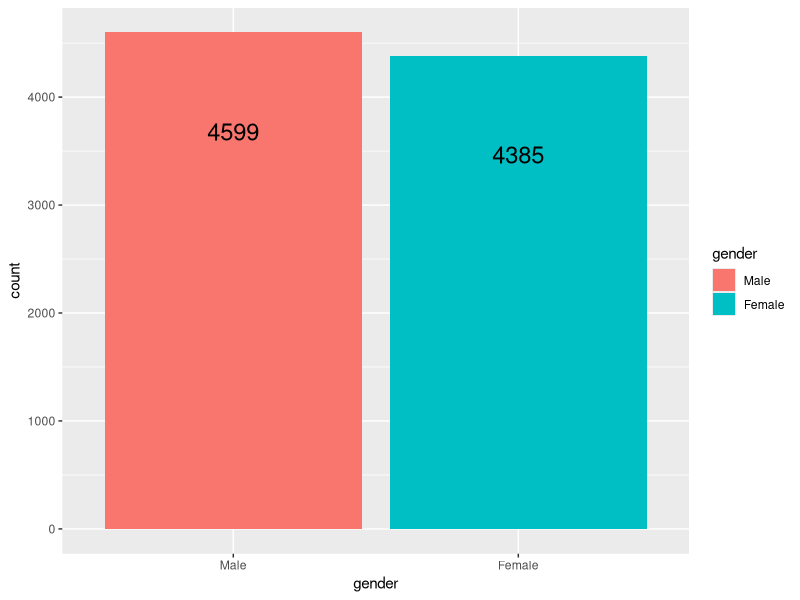
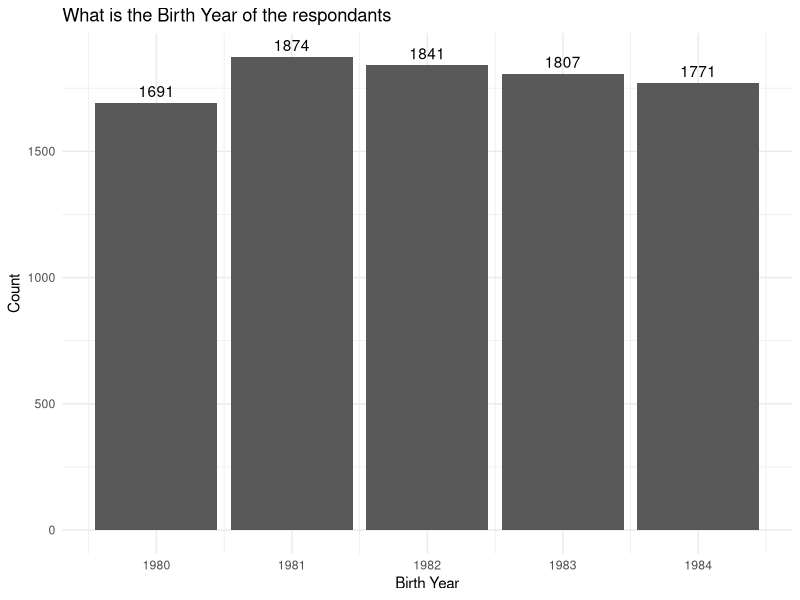
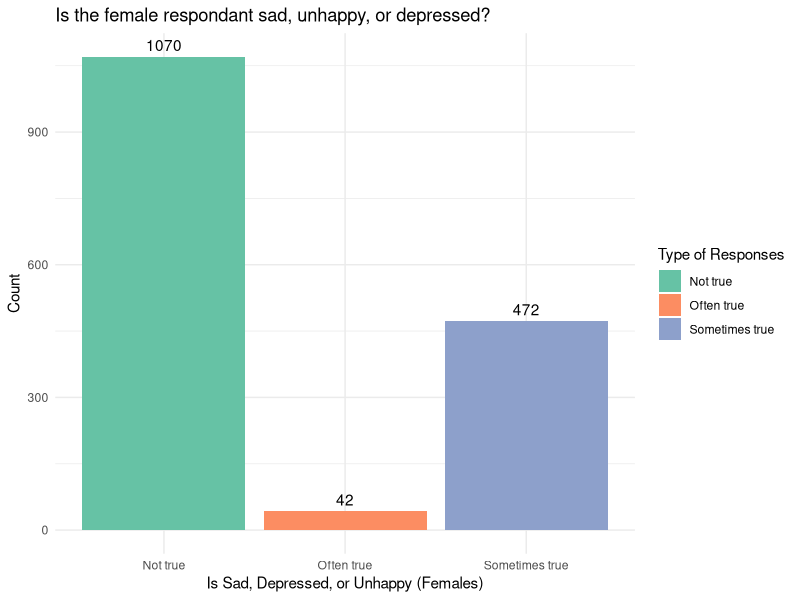
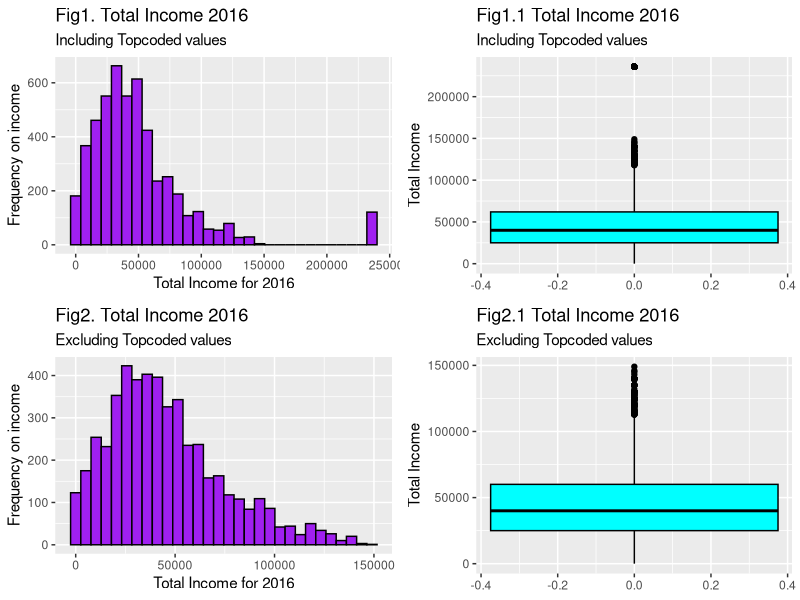
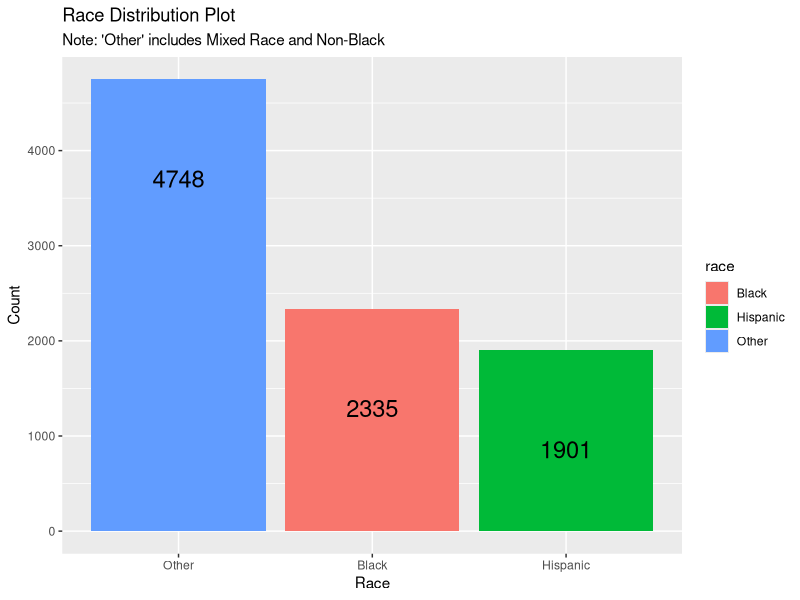
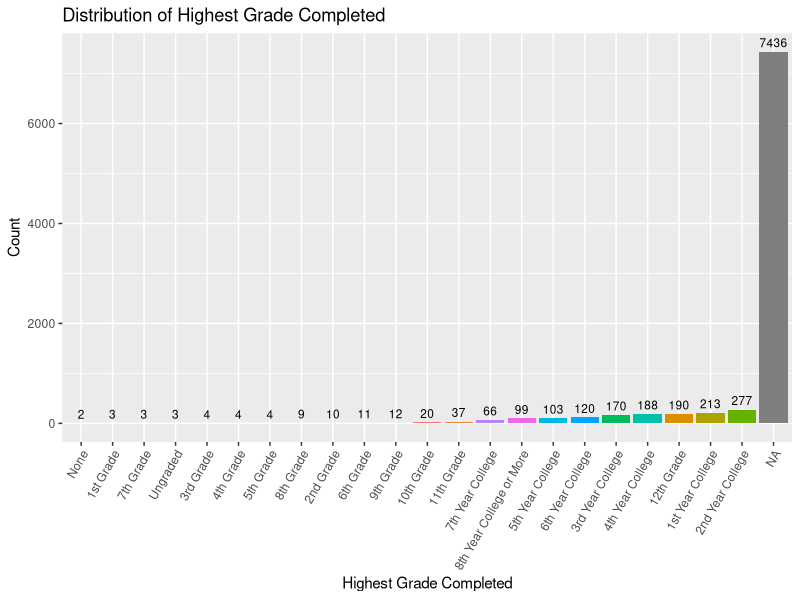
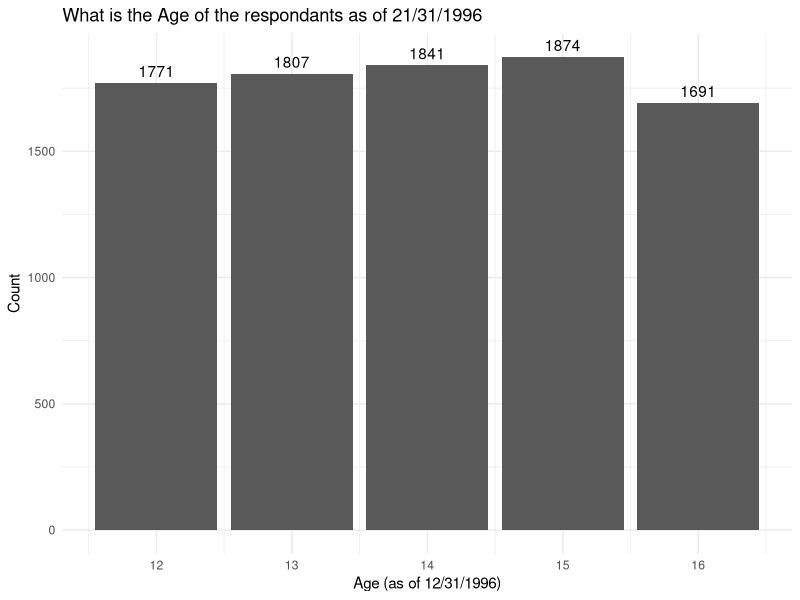
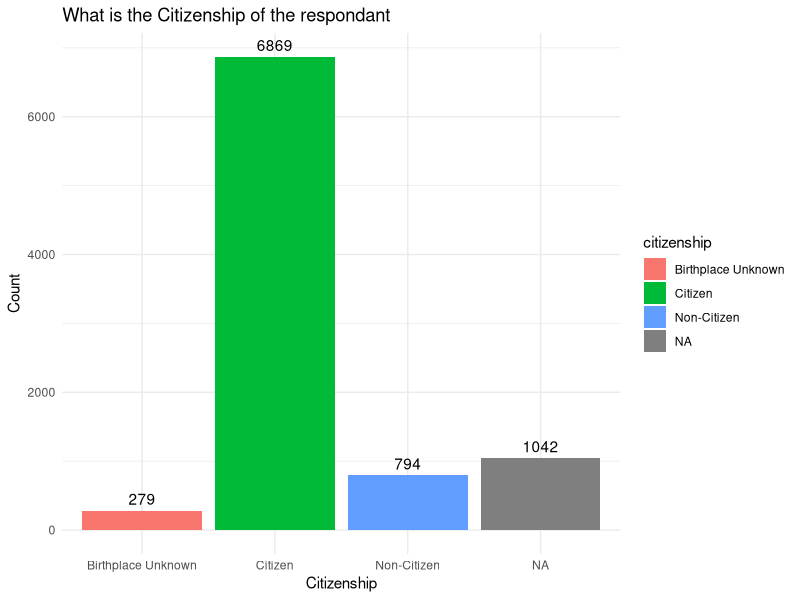

R code for these plots, in order:
## ---- chunk 1
# We will require the tidyverse library, ISLR2 library and the dplyr library
# The following loads the library for our use
library(tidyverse)
library(knitr)
library(ggplot2)
library(gridExtra)
## ---- chunk 2
# Import data file for nlsy97
nlsy <- read_csv("nlsy97.csv")
## ---- chunk 3
# Looking at the data
glimpse(nlsy)
## ---- chunk 4
# Change column names to meaningful
colnames(nlsy)[colnames(nlsy) == "R0536300"] <- "gender"
colnames(nlsy)[colnames(nlsy) == "R0536402"] <- "birth_year"
colnames(nlsy)[colnames(nlsy) == "R0690800"] <- "is_sad_depressed_unhappy_f"
colnames(nlsy)[colnames(nlsy) == "R1201400"] <- "current_enrollment_status"
colnames(nlsy)[colnames(nlsy) == "U2857200"] <- "total_income_2016"
colnames(nlsy)[colnames(nlsy) == "R1482600"] <- "race"
colnames(nlsy)[colnames(nlsy) == "T6767000"] <- "highest_grade_completed"
colnames(nlsy)[colnames(nlsy) == "R1194000"] <- "age_1996"
colnames(nlsy)[colnames(nlsy) == "R1201300"] <- "citizenship"
colnames(nlsy)[colnames(nlsy) == "R0358900"] <- "used_marijuana"
colnames(nlsy)[colnames(nlsy) == "T7731100"] <- "industry_code"
colnames(nlsy)[colnames(nlsy) == "U1852400"] <- "marital_status"
colnames(nlsy)[colnames(nlsy) == "E8043100"] <- "total_num_incarcerations"
colnames(nlsy)[colnames(nlsy) == "T6650100"] <- "college_type"
colnames(nlsy)[colnames(nlsy) == "S0920700"] <- "trustful_or_not"
## ---- chunk 5
# Creating a df with renamed columns
nlsy_df <- nlsy[, c(
  "gender",
  "birth_year",
  "is_sad_depressed_unhappy_f",
  "current_enrollment_status",
  "total_income_2016",
  "race",
  "highest_grade_completed",
  "age_1996",
  "citizenship",
  "used_marijuana",
  "industry_code",
  "marital_status",
  "total_num_incarcerations",
  "college_type",
  "trustful_or_not"
)]
## ---- chunk 6
# Check the unique values and if any missing values are present
unique(nlsy_df$gender)
table(nlsy_df$gender, useNA = "ifany")
## ---- chunk 7
# Convert gender to a factor with Male and Female labels
nlsy_df <- nlsy_df %>%
  mutate(gender = factor(gender,
    levels = c(1, 2),
    labels = c("Male", "Female")
  ))
## ---- chunk 8
# Verify the count of Male and Female in the data
nlsy_df %>%
  count(gender, sort = TRUE) %>%
  rename(count = n)
## ---- chunk 9
# Gender Summary
ggplot(nlsy_df, aes(x = gender, fill = gender)) +
  geom_bar() +
  geom_text(aes(label = ..count..), stat = "count", vjust = 6, size = 6)
labs(title = "Gender Distribution Plot", x = "Gender", y = "Count")
## ---- chunk 10
# Checking if birth_year column requires cleaning | unique values: 1983 1984 1980 1981 1982
# This variable birth_year does not contain any negative values and hence no cleaning is required for it. We have summarized the variable which tells minimum value expected is 1980, 1st quartile is 1981, median is 1982, 3rd quartile is 1983 and max is 1984.
sort(unique(nlsy_df$birth_year))
summary(nlsy_df$birth_year)
## ---- chunk 11
# This will give us an idea pf count of responses for each type for Birth year.
# The tibble is 5x2 which shows the range of birth year in the survey responses and count of respondants having those birth year, like there are 1874 people having 1981 as the birth year, 1841 people having 1982 as the birth year, 1807 responses for 1983 birth year, 1771 responses for 1984 birth year, and 1691 responses for 1980 birth year.
nlsy_df %>%
  count(birth_year, sort = TRUE) %>%
  rename(count = n)
## ---- chunk 12
# Plotting birth year and its concentration
ggplot(data = nlsy_df, aes(x = birth_year, fill = birth_year)) +
  geom_bar() +
  geom_text(stat = "count", aes(label = ..count..), vjust = -0.5) +
  labs(
    title = "What is the Birth Year of the respondants",
    x = "Birth Year", y = "Count",
  ) +
  scale_fill_brewer(palette = "Set2", name = "birthyear") +
  theme_minimal()
## ---- chunk 13
# Replace -3, -4, and -5 with NA in the is_sad_depressed_unhappy_f column
# is_sad_depressed_unhappy_f is a primary variable captured in survey year 1997 to see how respondents respond to the question if they are sad, unhappy, or depressed. This variable has 1070 responses for 0 which signifies 'Not true', 472 responses for 1 which signifies 'Sometimes true', and 42 responses for which signifies 'Often true'. Out of total 8984, there are 1584 valid responses and some have negative values like -1(2),-2(2),-4 (7396),-5 which signify refusal, don't know, valid skip, non-interview, respectively. Here we are replacing -3,-4,-5 with NA and then filtering nlsy_df with all NA for this variable. This means that 7400/8984 data is NA which constitutes a huge portion of data and may introduce biases.

nlsy_df <- nlsy_df %>%
  mutate(
    is_sad_depressed_unhappy_f = ifelse(is_sad_depressed_unhappy_f %in% c(-1, -2, -3, -4, -5), NA, is_sad_depressed_unhappy_f)
  )

# Verify the changes
table(nlsy_df$is_sad_depressed_unhappy_f, useNA = "always")

# Omit rows where is_sad_depressed_unhappy_f is NA
# nlsy_df <- nlsy_df %>%
#  filter(!is.na(is_sad_depressed_unhappy_f))
sort(unique(nlsy_df$is_sad_depressed_unhappy_f))

glimpse(nlsy_df)
## ---- chunk 14
# This question 'Is the respondant sad, unhappy, or depressed?' shows a tibble 4x2 where we have marked 0 as Not true, 1 as Sometimes true, 2 as Often true, and for all negative values we have used NA. The table below shows the count of each kind of responses.
nlsy_df <- nlsy_df %>%
  mutate(is_sad_depressed_unhappy_f = case_when(
    is_sad_depressed_unhappy_f == 0 ~ "Not true",
    is_sad_depressed_unhappy_f == 1 ~ "Sometimes true",
    is_sad_depressed_unhappy_f == 2 ~ "Often true",
    is_sad_depressed_unhappy_f < -2 ~ NA_character_
  ))
## ---- chunk 15
# This will give us an idea pf count of responses for each type of responses.
nlsy_df %>%
  count(is_sad_depressed_unhappy_f, sort = TRUE) %>%
  rename(count = n)
## ---- chunk 16
# Omit rows where is_sad_depressed_unhappy_f is NA
Is_Sad_plot_df <- nlsy_df %>%
  filter(!is.na(is_sad_depressed_unhappy_f))
# Plotting is_sad_depressed_unhappy_f and count
ggplot(data = Is_Sad_plot_df, aes(x = is_sad_depressed_unhappy_f, fill = is_sad_depressed_unhappy_f)) +
  geom_bar() +
  geom_text(stat = "count", aes(label = ..count..), vjust = -0.5) +
  labs(
    title = "Is the female respondant sad, unhappy, or depressed?",
    x = "Is Sad, Depressed, or Unhappy (Females)", y = "Count",
  ) +
  scale_fill_brewer(palette = "Set2", name = "Type of Responses") +
  theme_minimal()
## ---- chunk 17
# Check for unique values and if any missing values are present
unique(nlsy_df$current_enrollment_status)
table(nlsy_df$current_enrollment_status, useNA = "ifany")
## ---- chunk 18
# Changing factor levels for current_enrollment_status into labels
nlsy_df <- nlsy_df %>%
  mutate(current_enrollment_status = case_when(
    current_enrollment_status == 1 ~ "Not enrolled, no high school degree, no GED",
    current_enrollment_status == 2 ~ "Not enrolled, GED",
    current_enrollment_status == 3 ~ "Not enrolled, high school degree",
    current_enrollment_status == 4 ~ "Not enrolled, some college",
    current_enrollment_status == 5 ~ "Not enrolled, 2-year college graduate",
    current_enrollment_status == 6 ~ "Not enrolled, 4-year college graduate",
    current_enrollment_status == 7 ~ "Not enrolled, graduate degree",
    current_enrollment_status == 8 ~ "Enrolled in grades 1-12, not a high school graduate",
    current_enrollment_status == 9 ~ "Enrolled in a 2-year college",
    current_enrollment_status == 10 ~ "Enrolled in a 4-year college",
    current_enrollment_status == 11 ~ "Enrolled in a graduate program",
    current_enrollment_status < 0 ~ NA_character_
  ))
## ---- chunk 19
# Verify the count of different enrollment statuses
nlsy_df %>%
  count(current_enrollment_status, sort = TRUE) %>%
  rename(count = n)
## ---- chunk 20
# Check the data
unique(nlsy_df$total_income_2016)
## ---- chunk 21
# Handle negative values and replace with NA
nlsy_df <- nlsy_df %>%
  mutate(total_income_2016 = ifelse(total_income_2016 < 0, NA, total_income_2016))
## ---- chunk 22
# Summarize the total_income_2016 column
summary(nlsy_df$total_income_2016)

# Count the number of missing values
sum(is.na(nlsy_df$total_income_2016))

# Calculate the percentage of missing values
sum(is.na(nlsy_df$total_income_2016)) / nrow(nlsy_df) * 100
## ---- chunk 23
# Number of Topcoded values(repondents with higher income)
topcoded <- with(nlsy_df, sum(total_income_2016 == max(total_income_2016, na.rm = TRUE), na.rm = TRUE))
topcoded
## ---- chunk 24
# Summarize the total_income_2016 column excluding topcoded values and removing NA rows
nlsy_no_topcoded <- nlsy_df %>%
  filter(total_income_2016 != max(total_income_2016, na.rm = TRUE))
summary(nlsy_no_topcoded$total_income_2016)
## ---- chunk 25
# Visualizing income distribution histogram including the topcoded values
plot1 <- ggplot(nlsy_df, aes(x = total_income_2016)) +
  geom_histogram(bins = 30, fill = "purple", color = "black", na.rm = TRUE) +
  labs(
    title = "Fig1. Total Income 2016",
    subtitle = "Including Topcoded values",
    x = "Total Income for 2016",
    y = "Frequency on income"
  )

# Visualizing income distribution boxplot  including the topcoded values
plot2 <- ggplot(nlsy_df, aes(y = total_income_2016)) +
  geom_boxplot(fill = "cyan", color = "black", na.rm = TRUE) +
  labs(
    title = "Fig1.1 Total Income 2016",
    subtitle = "Including Topcoded values",
    y = "Total Income"
  )

# Visualizing income distribution histogram excluding the topcoded values
nlsy_no_topcoded <- nlsy_df %>%
  filter(total_income_2016 != max(total_income_2016, na.rm = TRUE))

plot3 <- ggplot(nlsy_no_topcoded, aes(x = total_income_2016)) +
  geom_histogram(bins = 30, fill = "purple", color = "black", na.rm = TRUE) +
  labs(
    title = "Fig2. Total Income 2016",
    subtitle = "Excluding Topcoded values",
    x = "Total Income for 2016",
    y = "Frequency on income"
  )

# Visualizing income distribution boxplot excluding the topcoded values
plot4 <- ggplot(nlsy_no_topcoded, aes(y = total_income_2016)) +
  geom_boxplot(fill = "cyan", color = "black", na.rm = TRUE) +
  labs(
    title = "Fig2.1 Total Income 2016",
    subtitle = "Excluding Topcoded values",
    y = "Total Income"
  )

grid.arrange(plot1, plot2, plot3, plot4, ncol = 2)
## ---- chunk 26
# Check for unique values and if any missing values are present
unique(nlsy_df$race)
table(nlsy_df$race, useNA = "ifany")
## ---- chunk 27
# Recode race values into descriptive labels
nlsy_df <- nlsy_df %>%
  mutate(race = case_when(
    race == 1 ~ "Black",
    race == 2 ~ "Hispanic",
    race %in% c(3, 4) ~ "Other" # Combine "Mixed Race" and "Non-Black" into "Other"
  )) %>%
  mutate(race = factor(race, levels = c("Black", "Hispanic", "Other")))
## ---- chunk 28
# Count the number of respondents in each race group
nlsy_df %>%
  count(race, sort = TRUE) %>%
  rename(count = n)
## ---- chunk 29
# Race Summary
ggplot(nlsy_df, aes(x = reorder(race, -table(race)[race]), fill = race)) +
  geom_bar() +
  geom_text(aes(label = ..count..), stat = "count", vjust = 6, size = 6) +
  labs(
    title = "Race Distribution Plot", x = "Race", y = "Count",
    subtitle = "Note: 'Other' includes Mixed Race and Non-Black"
  )
## ---- chunk 30
# Check for unique values and if any missing values are present
unique(nlsy$highest_grade_completed)
table(nlsy$highest_grade_completed, useNA = "ifany")
## ---- chunk 31
# Replace negative values with NA
nlsy <- nlsy %>%
  mutate(highest_grade_completed = ifelse(highest_grade_completed < 0, NA, highest_grade_completed))
## ---- chunk 32
# Recode highest grade completed into descriptive labels
nlsy <- nlsy %>%
  mutate(highest_grade_completed = case_when(
    highest_grade_completed == 0 ~ "None",
    highest_grade_completed == 1 ~ "1st Grade",
    highest_grade_completed == 2 ~ "2nd Grade",
    highest_grade_completed == 3 ~ "3rd Grade",
    highest_grade_completed == 4 ~ "4th Grade",
    highest_grade_completed == 5 ~ "5th Grade",
    highest_grade_completed == 6 ~ "6th Grade",
    highest_grade_completed == 7 ~ "7th Grade",
    highest_grade_completed == 8 ~ "8th Grade",
    highest_grade_completed == 9 ~ "9th Grade",
    highest_grade_completed == 10 ~ "10th Grade",
    highest_grade_completed == 11 ~ "11th Grade",
    highest_grade_completed == 12 ~ "12th Grade",
    highest_grade_completed == 13 ~ "1st Year College",
    highest_grade_completed == 14 ~ "2nd Year College",
    highest_grade_completed == 15 ~ "3rd Year College",
    highest_grade_completed == 16 ~ "4th Year College",
    highest_grade_completed == 17 ~ "5th Year College",
    highest_grade_completed == 18 ~ "6th Year College",
    highest_grade_completed == 19 ~ "7th Year College",
    highest_grade_completed == 20 ~ "8th Year College or More",
    highest_grade_completed == 95 ~ "Ungraded",
    highest_grade_completed < 0 ~ NA_character_
  ))
## ---- chunk 33
# Verify the count of different grades
nlsy %>%
  count(highest_grade_completed, sort = TRUE) %>%
  rename(count = n)
## ---- chunk 34
# Create the plot with proper count calculation
ggplot(nlsy, aes(x = reorder(highest_grade_completed, table(highest_grade_completed)[highest_grade_completed]), fill = highest_grade_completed)) +
  geom_bar(stat = "count", show.legend = FALSE) +
  geom_text(stat = "count", aes(label = ..count..), vjust = -0.5, size = 3) +
  labs(title = "Distribution of Highest Grade Completed", x = "Highest Grade Completed", y = "Count") +
  theme(axis.text.x = element_text(angle = 60, vjust = 1, hjust = 1))
## ---- chunk 35
# Checking if Age as of 1996 december 31st needs cleaning | unique values: 13 12 16 15 14
# The variable Age shows the minimum expected value in survey response is 12, 1st quartile is 13, median is 14, mean is 13.99, 3rd quartile is 15, and max is 16. This variable does not have any missing values and hence no cleaning is required.
unique(nlsy_df$age_1996)
summary(nlsy_df$age_1996)
## ---- chunk 36
# The tabular form of data displayed below shows the age and number of people having that age.
nlsy_df %>%
  count(age_1996, sort = TRUE) %>%
  rename(count = n)
## ---- chunk 37
# Plotting age and its concentration
ggplot(data = nlsy_df, aes(x = age_1996, fill = age_1996)) +
  geom_bar() +
  geom_text(stat = "count", aes(label = ..count..), vjust = -0.5) +
  labs(
    title = "What is the Age of the respondants as of 21/31/1996",
    x = "Age (as of 12/31/1996)", y = "Count",
  ) +
  theme_minimal()
## ---- chunk 38
# Checking if Citizenship requires cleaning | unique values:  1 3 2 -4
# Citizenship is a variable have 1,2,3 as response in the survey and -4, a negative value indicating Valid Skip. We will be cleaning this variable to replace -4 in the data with NA. Furthermore, summarizing this variable we get min value as -4 ( which will be treated later), 1st quartile is 1, median is 1, mean is 0.6279, 3rd quartile is 1, and max is 3.
unique(nlsy_df$citizenship)
summary(nlsy_df$citizenship)
## ---- chunk 39
# The tabular form of data displayed below shows the age and number of people having that age.
# Here we see that there is a significant number of responses with negative value in our data set for Citizenship variable. If we change -4 to NA, then 1042 data will be omitted when we plot it which might introduce biases in the data and the output might not be accurate.
nlsy_df %>%
  count(citizenship, sort = TRUE) %>%
  rename(count = n)
## ---- chunk 40
# Replace -4 with NA in the Citizenship column
nlsy_df <- nlsy_df %>%
  mutate(
    citizenship = ifelse(citizenship %in% c(-4), NA, citizenship)
  )

# Verify the changes
table(nlsy_df$citizenship, useNA = "always")
## ---- chunk 41
# For this question 'What is the citizenship', we have marked 1 as Citizen, born in the U.S., 2 as Unknown, not born in U.S., 3 as Unknown, not born in U.S., and for all negative values we have used NA. The table below shows the count of each kind of responses.
nlsy_df <- nlsy_df %>%
  mutate(citizenship = case_when(
    citizenship == 1 ~ "Citizen",
    citizenship == 2 ~ "Birthplace Unknown",
    citizenship == 3 ~ "Non-Citizen",
    citizenship < 1 ~ NA_character_
  ))
## ---- chunk 42
# Upon mutating values for citizenship to make it categorical we have replaced -4 with NA for 1042 rows, 1 with Citizen, born in the U.S., 2 with Unknown, not born in U.S., 3 with Unknown, can't determine birthplace, and anything less than 1 with NA. This helps us in easily reading the analysis.
nlsy_df %>%
  count(citizenship, sort = TRUE) %>%
  rename(count = n)
## ---- chunk 43
# Plotting citizenship and its concentration
ggplot(data = nlsy_df, aes(x = citizenship, fill = citizenship)) +
  geom_bar() +
  geom_text(stat = "count", aes(label = ..count..), vjust = -0.5) +
  labs(
    title = "What is the Citizenship of the respondant",
    x = "Citizenship", y = "Count",
  ) +
  theme_minimal()
# The graph below shows how the response is ranged across. It illustrates that majority of the respondants have a citizenship of the U.S. and constitutes to 6869 out of 8984, some don't know their birthplace constitute to 794, some who were not born in the U.S. adds up to 279, and the remaining 1042 were all missing data. This, we can say that 76.45% of the people were born in the U.S., 3.1% were not born in the U.S, 8.83% cannot determine their birthplace, and 11.5% of significant population skipped the question.
## ---- chunk 44
# This variable Citizenship has different values like Non-Citizen, Birthplace Unknown, Citizen , and NA. Possible responses are 0,1,-1,-2,-3 where 0 indicates No, 1 indicates Yes, -1 indicates Refusal, -2 indicates Don't know, and -3 indicates Invalid Skip. To clean this we will be taking -1 and -2 into consideration as it can tell us if respondents might be hiding the truth. However, we can replace -3 with NA to get the accurate analysis done for this variable.
unique(nlsy_df$used_marijuana)
summary(nlsy_df$used_marijuana)
## ---- chunk 45
# To clean the variable Used Marijuana, we are performing following steps like converting to categorical values for ease of analysis.
# Replace -3 with NA in the Used_Marijuana
nlsy_df <- nlsy_df %>%
  mutate(
    used_marijuana = ifelse(used_marijuana %in% c(-3), NA, used_marijuana)
  )

# Verify the changes
table(nlsy_df$used_marijuana, useNA = "always")
## ---- chunk 46
# Here we have different factor levels like Don't know, Refusal, No, Yes for Factor used_marijuana.
nlsy_df <- nlsy_df %>%
  mutate(used_marijuana = factor(used_marijuana, levels = c(-2, -1, 0, 1), labels = c("Don't Know", "Refusal", "No", "Yes")))
## ---- chunk 47
# Upon factoring values for used_marihjuana to make it categorical we have replaced -3 with NA for 2 rows, 1 with Yes, 0 with No, -1 with Refusal, and -2 with don't know. This helps us in easily reading the analysis.
nlsy_df %>%
  count(used_marijuana, sort = TRUE) %>%
  rename(count = n)
## ---- chunk 48
# Plotting used_marijuana
ggplot(data = nlsy_df, aes(x = reorder(used_marijuana, -table(used_marijuana)[used_marijuana]), fill = used_marijuana)) +
  geom_bar() +
  geom_text(stat = "count", aes(label = ..count..), vjust = -0.5) +
  labs(
    title = "Have you ever used marijuana?",
    x = "Used Marijuana", y = "Count",
  ) +
  scale_fill_brewer(palette = "Set3", name = "Type of Responses") +
  theme_minimal()
# The graph below illustrates that 79.56% (7148) of respondents do not use marijuana, 19.97% (1795) use marijuana, 0.05% (5) don't know if the used it, 0.37% (34) refused to answer the question, and the question was a invalid skip for 2 people. By this plot, we can say that 0.43% (39) people might be hiding some information on use of marijuana. There is a significant number of respondents who use marijuana.
## ---- chunk 49
# Checking unique values in industry_code
unique(nlsy_df$industry_code)
## ---- chunk 50
table(nlsy_df$industry_code, useNA = "ifany")
## ---- chunk 51
# Recoding industry_code with descriptive labels
nlsy_df <- nlsy_df %>%
  mutate(industry_code = case_when(
    industry_code >= 170 & industry_code <= 290 ~ "Agriculture, Forestry, and Fisheries",
    industry_code >= 370 & industry_code <= 490 ~ "Mining",
    industry_code >= 570 & industry_code <= 690 ~ "Utilities",
    industry_code == 770 ~ "Construction",
    industry_code >= 1070 & industry_code <= 3990 ~ "Manufacturing",
    industry_code >= 4070 & industry_code <= 4590 ~ "Wholesale Trade",
    industry_code >= 4670 & industry_code <= 5790 ~ "Retail Trade",
    industry_code == 5890 ~ "Arts, Entertainment, and Recreation Services",
    industry_code >= 6070 & industry_code <= 6390 ~ "Transportation and Warehousing",
    industry_code >= 6470 & industry_code <= 6780 ~ "Information and Communication",
    industry_code >= 6870 & industry_code <= 7190 ~ "Finance, Insurance, and Real Estate",
    industry_code >= 7270 & industry_code <= 7790 ~ "Professional and Related Services",
    industry_code >= 7860 & industry_code <= 8470 ~ "Educational, Health, and Social Services",
    industry_code >= 8560 & industry_code <= 8690 ~ "Entertainment, Accommodations, and Food Services",
    industry_code >= 8770 & industry_code <= 9290 ~ "Other Services",
    industry_code >= 9370 & industry_code <= 9590 ~ "Public Administration",
    industry_code >= 9670 & industry_code <= 9890 ~ "Active Duty Military",
    industry_code >= 9950 & industry_code <= 9990 ~ "ACS Special Codes",
    industry_code < 0 ~ NA_character_ # Handling special codes (-5, -4, -3)
  ))
## ---- chunk 52
# Counting missing values
sum(is.na(nlsy_df$industry_code))
## ---- chunk 53
# Calculating the percentage of missing values
sum(is.na(nlsy_df$industry_code)) / nrow(nlsy_df) * 100
## ---- chunk 54
# Verifying the count of each industry_code
nlsy_df %>%
  count(industry_code, sort = TRUE) %>%
  rename(count = n)
## ---- chunk 55
# Visualizing industry code distribution with a bar plot
ggplot(data = nlsy_df, aes(x = industry_code)) +
  geom_bar(fill = "pink", color = "black") +
  geom_text(stat = "count", aes(label = ..count..), vjust = -0.5) +
  labs(
    title = "Industry Code Distribution",
    x = "Industry Code Types",
    y = "Count"
  ) +
  theme(axis.text.x = element_text(angle = 90, vjust = 0.5, hjust = 1))
## ---- chunk 56
# Checking unique values
unique(nlsy_df$marital_status)
## ---- chunk 57
table(nlsy_df$marital_status, useNA = "ifany")
## ---- chunk 58
# Recode marital_status values into descriptive labels
nlsy_df <- nlsy_df %>%
  mutate(marital_status = case_when(
    marital_status == 0 ~ "Never-married",
    marital_status == 1 ~ "Married",
    marital_status %in% c(2, 3, 4) ~ "Other" # Combine "Separated", "Divorced", "Widowed"
  )) %>%
  mutate(marital_status = factor(marital_status, levels = c("Never-married", "Married", "Other")))
## ---- chunk 59
# Counting the number of missing values
sum(is.na(nlsy_df$marital_status))
## ---- chunk 60
# Calculating the percentage of missing values
sum(is.na(nlsy_df$marital_status)) / nrow(nlsy_df) * 100
## ---- chunk 61
# Verifying the count of each industry_code
nlsy_df %>%
  count(marital_status, sort = TRUE) %>%
  rename(count = n)
## ---- chunk 62
# Visualizing marital status distribution with a bar plot
ggplot(data = nlsy_df, aes(x = marital_status, fill = marital_status)) +
  geom_bar() +
  geom_text(stat = "count", aes(label = ..count..), vjust = -0.5) +
  labs(
    title = "What is the Marital Status?",
    x = "Marital Status",
    y = "Count",
    subtitle = "Note: 'Other' includes Separated, Divorced and Widowed"
  ) +
  theme_minimal()
## ---- chunk 63
# Checking unique values in total_num_incarcerations
unique(nlsy_df$total_num_incarcerations)
## ---- chunk 64
table(nlsy_df$total_num_incarcerations, useNA = "ifany")
## ---- chunk 65
# Recoding total_num_incarcerations into descriptive labels
nlsy_df <- nlsy_df %>%
  mutate(total_num_incarcerations = case_when(
    total_num_incarcerations == 0 ~ "No incarcerations",
    total_num_incarcerations >= 1 & total_num_incarcerations <= 2 ~ "1 to 2 incarcerations",
    total_num_incarcerations >= 3 & total_num_incarcerations <= 4 ~ "3 to 4 incarcerations",
    total_num_incarcerations >= 5 & total_num_incarcerations <= 6 ~ "5 to 6 incarcerations",
    total_num_incarcerations >= 7 & total_num_incarcerations <= 8 ~ "7 to 8 incarcerations",
    total_num_incarcerations >= 9 & total_num_incarcerations <= 10 ~ "9 to 10 incarcerations",
    total_num_incarcerations >= 11 & total_num_incarcerations <= 12 ~ "11 to 12 incarcerations",
    total_num_incarcerations >= 13 & total_num_incarcerations <= 14 ~ "13 to 14 incarcerations",
    total_num_incarcerations >= 15 & total_num_incarcerations <= 16 ~ "15 to 16 incarcerations",
    total_num_incarcerations >= 17 & total_num_incarcerations <= 18 ~ "17 to 18 incarcerations",
    total_num_incarcerations >= 19 & total_num_incarcerations <= 20 ~ "19 to 20 incarcerations",
    total_num_incarcerations < 0 ~ NA_character_ # Handling special codes (-1, -2, -3)
  ))
## ---- chunk 66
# Counting the number of missing values
sum(is.na(nlsy_df$total_num_incarcerations))
## ---- chunk 67
# Calculating the percentage of missing values
sum(is.na(nlsy_df$total_num_incarcerations)) / nrow(nlsy_df) * 100
## ---- chunk 68
# Verifying the count of total_num_incarcerations for different levels
nlsy_df %>%
  count(total_num_incarcerations, sort = TRUE) %>%
  rename(count = n)
## ---- chunk 69
# Bar plot for college_type
ggplot(data = nlsy_df, aes(x = total_num_incarcerations)) +
  geom_bar(fill = "lightgreen", color = "black") +
  geom_text(stat = "count", aes(label = ..count..), vjust = -0.4) +
  labs(
    title = "Total number of Incarcerations",
    x = "Number of Incarcerations",
    y = "Count"
  ) +
  theme(axis.text.x = element_text(angle = 90, vjust = 0.5, hjust = 0.8))
## ---- chunk 70
# Checking unique values in college_type
unique(nlsy_df$college_type)
## ---- chunk 71
table(nlsy_df$college_type, useNA = "ifany")
## ---- chunk 72
# Changing factor levels for college_type into labels
nlsy_df <- nlsy_df %>%
  mutate(college_type = case_when(
    college_type == 1 ~ "Public institution",
    college_type == 2 ~ "Private not-for-profit institution",
    college_type == 3 ~ "Private for-profit institution",
    college_type < 0 ~ NA_character_ # Handling special codes (-1, -2, -3, -4, -5)
  ))
## ---- chunk 73
# Counting the number of missing values
sum(is.na(nlsy_df$college_type))
## ---- chunk 74
# Calculating the percentage of missing values
sum(is.na(nlsy_df$college_type)) / nrow(nlsy_df) * 100
## ---- chunk 75
# Verifying the count of each industry_code
nlsy_df %>%
  count(college_type, sort = TRUE) %>%
  rename(count = n)
## ---- chunk 76
# Bar plot for college_type
ggplot(data = nlsy_df, aes(x = college_type)) +
  geom_bar(fill = "orange", color = "black") +
  geom_text(stat = "count", aes(label = ..count..), vjust = -0.2) +
  labs(
    title = "College Type Distribution",
    x = "College Type",
    y = "Count"
  ) +
  theme(axis.text.x = element_text(angle = 90, vjust = 0.5, hjust = 1))
## ---- chunk 77
# Checking the data for unique values
unique(nlsy_df$trustful_or_not)
## ---- chunk 78
table(nlsy_df$trustful_or_not, useNA = "ifany")
## ---- chunk 79
# Recode trustful_or_not values into descriptive labels
nlsy_df <- nlsy_df %>%
  mutate(trustful_or_not = case_when(
    trustful_or_not >= 1 & trustful_or_not <= 3 ~ "Distrustful",
    trustful_or_not >= 4 ~ "Trustful",
    trustful_or_not < 0 ~ NA_character_ # Handling special codes (-1, -2, -3, -4, -5)
  )) %>%
  mutate(trustful_or_not = factor(trustful_or_not, levels = c("Distrustful", "Trustful")))
## ---- chunk 80
# Counting the number of missing values
sum(is.na(nlsy_df$trustful_or_not))
## ---- chunk 81
# Calculating the percentage of missing values
sum(is.na(nlsy_df$trustful_or_not)) / nrow(nlsy_df) * 100
## ---- chunk 82
# Verifying the count of each industry_code
nlsy_df %>%
  count(trustful_or_not, sort = TRUE) %>%
  rename(count = n)
## ---- chunk 83
# Bar plot for trustful_or_not
ggplot(data = nlsy_df, aes(x = trustful_or_not, fill = trustful_or_not)) +
  geom_bar() +
  geom_text(stat = "count", aes(label = ..count..), vjust = -0.5) +
  labs(
    title = "IS Trustful or Distrustful",
    x = "Trustfulness",
    y = "Count"
  ) +
  theme_minimal()
## ---- chunk 84
# Summarize income by gender including topcoded variable, excluding NA

gender_income_summary <- nlsy_df %>%
  filter(!is.na(total_income_2016)) %>% # Exclude rows with NA in income
  group_by(gender) %>%
  summarize(
    count = n(),
    mean_income = round(mean(total_income_2016, na.rm = TRUE)),
    median_income = round(median(total_income_2016, na.rm = TRUE)),
    sd_income = round(sd(total_income_2016, na.rm = TRUE))
  )
print(gender_income_summary)

# Summarize income by gender excluding topcoded variable, excluding NA

# Excuding the top coded values
nlsy_no_topcoded <- nlsy_df %>%
  filter(!is.na(total_income_2016)) %>%
  filter(total_income_2016 != max(total_income_2016, na.rm = TRUE))

gender_income_summary <- nlsy_no_topcoded %>%
  group_by(gender) %>%
  summarize(
    count = n(), # Count rows after filtering
    mean_income = round(mean(total_income_2016, na.rm = TRUE)),
    median_income = round(median(total_income_2016, na.rm = TRUE)),
    sd_income = round(sd(total_income_2016, na.rm = TRUE))
  )
print(gender_income_summary)
## ---- chunk 85
plot1 <- ggplot(nlsy_df, aes(x = gender, y = total_income_2016, fill = gender)) +
  geom_boxplot(show.legend = FALSE, na.rm = TRUE) +
  labs(
    title = "Fig1.Income Distribution by Gender",
    subtitle = "Including Topcoded values",
    x = "Gender",
    y = "Total Income"
  )

# Plot of Income with Gender excluding topcoded values
nlsy_no_topcoded <- nlsy_df %>%
  filter(total_income_2016 != max(total_income_2016, na.rm = TRUE))

plot2 <- ggplot(nlsy_no_topcoded, aes(x = gender, y = total_income_2016, fill = gender)) +
  geom_boxplot(show.legend = FALSE) +
  labs(
    title = "Fig2.Income Distribution by Gender",
    subtitle = "Excluding Topcoded values",
    x = "Gender",
    y = "Total Income"
  )

grid.arrange(plot1, plot2, ncol = 2)
## ---- chunk 86
# Calculate mean income by race and gender, excluding rows with NA in income
income_by_race_gender <- nlsy_df %>%
  filter(!is.na(total_income_2016)) %>% # Exclude rows where income is NA
  group_by(race, gender) %>%
  summarize(
    average_income = round(mean(total_income_2016, na.rm = TRUE)), # Calculate mean income
    count = n() # Count rows after filtering
  )
# Display the tabular summary
income_by_race_gender
## ---- chunk 87
# Create the bar plot for income by race and gender including topcoded values
ggplot(nlsy_df, aes(x = race, y = total_income_2016, fill = gender)) +
  geom_bar(stat = "summary", fun = "mean", position = "dodge", show.legend = TRUE, na.rm = TRUE) +
  geom_text(
    aes(label = round(..y..)),
    stat = "summary", fun = "mean", position = position_dodge(width = 0.9), vjust = 6, size = 4
  ) +
  labs(
    title = "Income by Race and Gender",
    subtitle = "Including Topcoded values",
    x = "Race",
    y = "Average Income",
    fill = "Gender"
  )
## ---- chunk 88
# Summarize income by citizenship status by gender distribution
# The table below shows the count of respondents for different category of citizenship, mean_income, median_income, and standard deviation. Here we can see that the mean income for citizen is less than the non-citizen and people who don't know their birthplace have the highest mean income. However, the median income for non-citizen is the highest.Also, standard deviation for citizens is lowest compared to non-citizen and unknown birthplace category respondents. The NA consists of valid skip which means the question was not applicable to those respondants and hence we have omitted it. Therefore, the data we see for citizenship status in table or the graph will be for the 7942 responses as out of 8984 we omitted 1042 rows. Also, the male and female distribution is shown for income based on citizenship.

# Omit rows where Citizenship is NA
citizen_nlsy_df <- nlsy_df %>%
  filter(!is.na(citizenship))

citizenship_income_summary <- citizen_nlsy_df %>%
  group_by(citizenship) %>%
  summarize(
    count = n(),
    count_male = sum(gender == "Male", na.rm = TRUE),
    count_female = sum(gender == "Female", na.rm = TRUE),
    mean_income = mean(total_income_2016, na.rm = TRUE),
    median_income = median(total_income_2016, na.rm = TRUE),
    sd_income = sd(total_income_2016, na.rm = TRUE)
  )
print(citizenship_income_summary)
## ---- chunk 89
# Analyzing income with citizenship based on Gender. Here, citizenship is categorical variable. The graph shows a range from $0-$200,000. The pink box represent male and turquoise boxes represent females. Each box plot shows median, quantiles, and outliers. The graphs show population into four groups called birthplace unknown, citizen, and non-citizen. Males show high median incomes across all citizenship categories as compared to females in turquoise boxes. The median income for males is around $50K, while for females it is lower around $35K. We can also say that the 1st quartile for females lies even below the 25K mark, while for males, the 1st quantile is above the 30K mark. The outliers show dots above the whiskers reaching up to $235K. We can also say that the 1st quantile for female lies even below 25K mark while for male 1st quantile is above 30K mark. We can say that the income disparity between genders appear to be relatively consistent across different citizenship status. Citizens and non-citizens show a kind of similar distribution of income patterns. Also, the boxes are larger for males, which indicates more income variability for them. Having topcoded values gives more accurate median. If we truncate the top 2%, the mean might underestimate the true average.
ggplot(citizen_nlsy_df, aes(x = citizenship, y = total_income_2016, fill = gender)) +
  geom_boxplot(na.rm = TRUE) +
  scale_fill_manual(values = c("Male" = "#1f77b4", "Female" = "#ff7f0e")) +
  labs(
    title = "Income vs Citizenship Distribution by Gender",
    subtitle = "Including Topcoded Values",
    x = "Citizenship",
    y = "Total Income"
  )
## ---- chunk 90
# This will give us a tabular representation of age, mean, median, and sd. The possible age values are 12 to 16 where there are reasonable number of respondents for each age category. We can see that mean income is the highest for respondents of age 15 and lowest for age 12. The lowest median income is again for 12 years respondants and is 40000 for respondents of age 13, 14, and 16. We have filtered the rows where income is NA to get accurate number of male and female having respective mean, median, and sd. The table shows that there are 523 males and 499 females with mean income of 47192.36, median 39500, and sd 39106.02. Similarly we have data for different age across our respondents for a total of 2621 males and 2470 females.
age_income_summary <- nlsy_df %>%
  filter(!is.na(total_income_2016)) %>% # Exclude rows with NA in income
  group_by(age_1996) %>%
  summarize(
    count = n(),
    count_male = sum(gender == "Male", na.rm = TRUE),
    count_female = sum(gender == "Female", na.rm = TRUE),
    mean_income = mean(total_income_2016, na.rm = TRUE),
    median_income = median(total_income_2016, na.rm = TRUE),
    sd_income = sd(total_income_2016, na.rm = TRUE)
  )
print(age_income_summary)
## ---- chunk 91
# Filter the data before creating the plot to remove the topcoded values. As we know there are 121 people having topcoded which is 2% level. There income has been average to 235884 and we plan to analyse the data for both with topcoded and without.
no_topcoded_nlsy_df <- nlsy_df %>%
  filter(total_income_2016 < 235884)

# Graph with topcoded income values
ggplot(nlsy_df, aes(x = age_1996, y = total_income_2016, color = gender)) +
  geom_jitter(alpha = 0.6, width = 0.4, height = 0, na.rm = TRUE) +
  geom_smooth(method = "loess", se = FALSE) +
  labs(
    title = "Fig1. Income vs Age (1996) by Gender",
    subtitle = "Including Topcoded Values",
    x = "Age in 1996",
    y = "Income"
  ) +
  theme_minimal() +
  scale_color_brewer(palette = "Set1", name = "Gender")

# Graph with no-topcoded income values will exclude the people with higher income and this will help us have even more accurate data as the topcoded income for 2% level is average and it might interfere in our analysis.
ggplot(no_topcoded_nlsy_df, aes(x = age_1996, y = total_income_2016, color = gender)) +
  geom_jitter(alpha = 0.6, na.rm = TRUE, width = 0.3, height = 0) +
  geom_smooth(method = "loess", se = FALSE) +
  labs(
    title = "Fig2. Income vs Age (1996) by Gender",
    subtitle = "Excluding Topcoded Values",
    x = "Age in 1996",
    y = "Income"
  ) +
  theme_minimal() +
  scale_color_brewer(palette = "Set2", name = "Gender")

# Fig1. illustrates a plot for topcoded income vs age distributed by gender. Red point is for male and blue is for female. It shows income in the range $0-$236K. The age of respondents here is as of 12/31/1996. The graphs shows that the income for male is consistently higher than that for females across different ages 12,13,14,15,16. The trend line indicates that income is approximately $50K for males of age 12 to 14 whereas for females it is around $40K from the age 12 to 15. However, we see that income increased to $60K (approx) for male above the age of 14 and decreased to $35K(approx) for females above the age of 15.
# Fig2. depicts a plot for excluding topcoded income for 2% level. It shows income range in $0-$150K. Green point is for male and orange is for female. Here as the data has topcoded values truncated, the remains similar to the previous one. Male income starts from a little below $50K while females start around $37K which is lower as compared to fig1. The income goes slightly up for males above 14 and income goes down for females above the age of 15.
## ---- chunk 92
ggplot(nlsy_df, aes(x = used_marijuana, y = total_income_2016, fill = gender)) +
  geom_boxplot(alpha = 0.7) +
  labs(
    title = "Income Distribution by Marijuana Use and Gender",
    x = "Used Marijuana",
    y = "Income"
  ) +
  scale_fill_brewer(palette = "Set3", name = "Gender") +
  theme_minimal()
## ---- chunk 93
industry_code_nlsy_df <- nlsy_df %>%
  filter(!is.na(industry_code))

industry_code_income_summary <- industry_code_nlsy_df %>%																									
group_by(industry_code) %>%																									
summarize(																									
count = n(),																									
mean_income = mean(total_income_2016, na.rm = TRUE),																									
median_income = median(total_income_2016, na.rm = TRUE),																									
sd_income = sd(total_income_2016, na.rm = TRUE)																									
)																									
print(industry_code_income_summary)																									
## ---- chunk 94
# Graph with topcoded income values
ggplot(industry_code_nlsy_df, aes(x = industry_code, y = total_income_2016, fill = gender)) +	
  geom_boxplot(na.rm=TRUE)+
  scale_fill_manual(values = c("Male" = "#1f77b4", "Female" = "#ff7f0e")) +
  theme(axis.text.x = element_text(angle = 45, vjust = 1, hjust = 1)) +
  labs(title = "Income vs Industry code by Gender",		
       subtitle = "Including Topcoded Values",
    x = "Industry code",																									
    y = "Total Income")	
## ---- chunk 95
marital_status_nlsy_df <- nlsy_df %>%
  filter(!is.na(marital_status))

marital_status_income_summary <- marital_status_nlsy_df %>%																									
group_by(marital_status) %>%																									
summarize(																									
count = n(),																									
mean_income = mean(total_income_2016, na.rm = TRUE),																									
median_income = median(total_income_2016, na.rm = TRUE),																									
sd_income = sd(total_income_2016, na.rm = TRUE)																									
)																									
print(marital_status_income_summary)																									
## ---- chunk 96
ggplot(marital_status_nlsy_df, aes(x = marital_status, fill = gender)) +
  geom_bar(position = "dodge") +  # Dodged bars for gender comparison
  scale_fill_manual(values = c("Male" = "#1f77b4", "Female" = "#ff7f0e")) +
  theme(axis.text.x = element_text(angle = 45, vjust = 1, hjust = 1)) +  # Rotate x-axis labels vertically
  labs(title = "Marital Status by Gender",
       subtitle = "Including Topcoded Values",
       x = "Marital Status",
       y = "Total Income")
## ---- chunk 97
total_num_incarcerations_nlsy_df <- nlsy_df %>%
  filter(!is.na(total_num_incarcerations))%>%
filter(!is.na(total_income_2016))

total_num_incarcerations_income_summary <- total_num_incarcerations_nlsy_df %>%																									
group_by(total_num_incarcerations) %>%																									
summarize(																									
count = n(),																									
mean_income = mean(total_income_2016, na.rm = TRUE),																									
median_income = median(total_income_2016, na.rm = TRUE),																									
sd_income = sd(total_income_2016, na.rm = TRUE)																									
)																									
print(total_num_incarcerations_income_summary)																									
## ---- chunk 98

## ---- chunk 99

## ---- chunk 100

## ---- chunk 101

## ---- chunk 102
